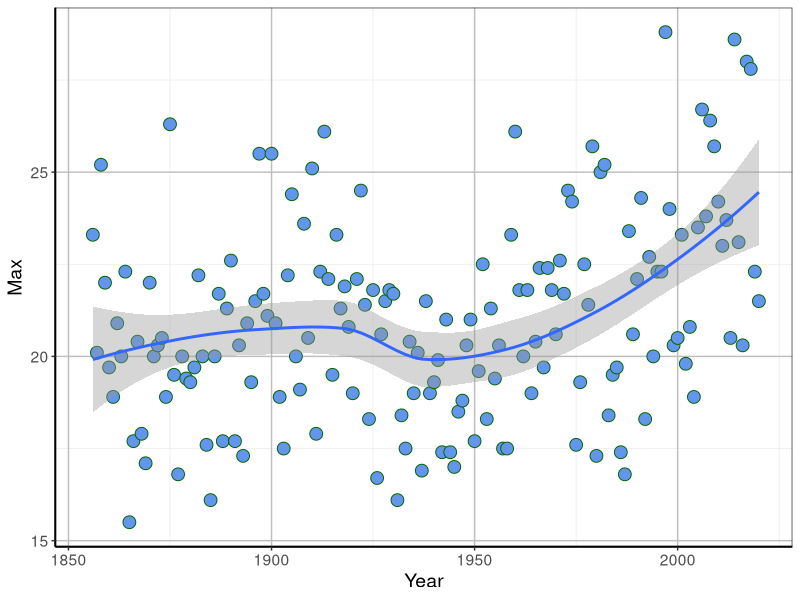

Generate this figure with R:
library(tidyverse)

# Calculates the number of days above a given maximum temperature--------------------

dataw <- read.csv("data/melbourne.csv", header = TRUE)

input <- dataw %>%
        group_by(Year) %>%
        filter(Month == 1) %>%
        #filter (Min >= 18 ) %>%
        summarise(Count = n(), Max = max(Min))
        
input

plot <- ggplot(input, aes(x=Year, y = Max)) +
        geom_point(size=4, shape=21, fill = "cornflowerblue", colour = "darkgreen") +
        geom_smooth(method=loess)+
        theme_bw() +
        theme(panel.grid.major = element_line(size = 0.5, color = "grey"), 
        axis.line = element_line(size = 0.7, color = "black"), 
        text = element_text(size = 14))
plot

